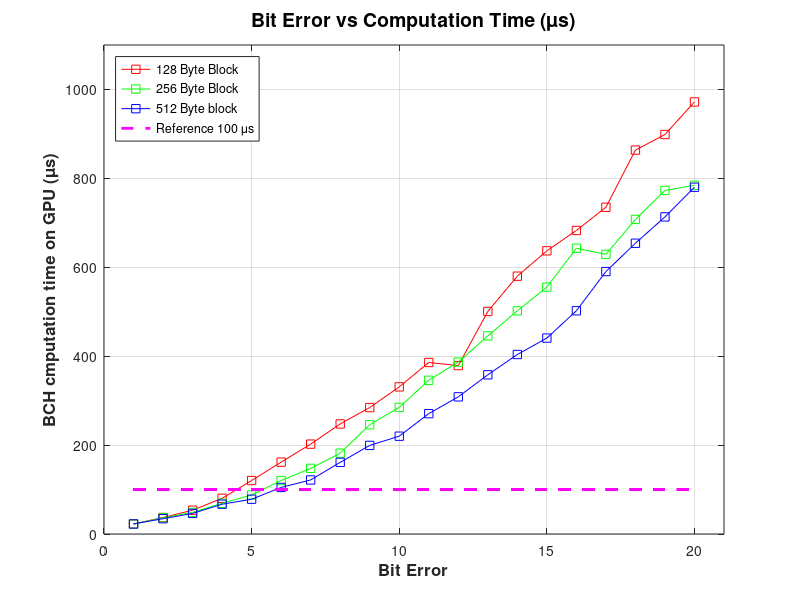
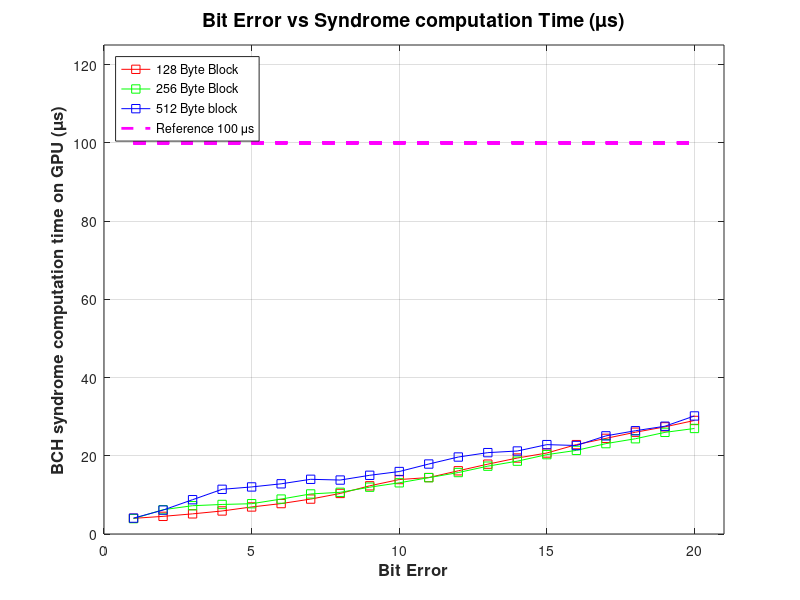
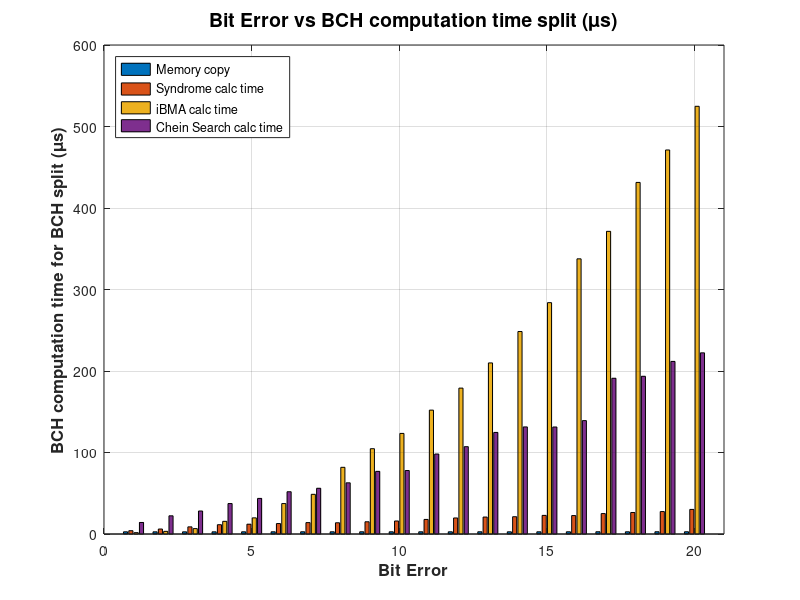

Recreate these plots in MATLAB, in order.
% This function is to plot total latency taken for different error correction
% and block sizes

max = 20;
err_x = [1:max];

b128_h2d     = ones(1,max);
b128_d2h     = ones(1,max);
b128_synd    = ones(1,max);
b128_keyq    = ones(1,max);
b128_csearch = ones(1,max);

b256_h2d     = ones(1,max);
b256_d2h     = ones(1,max);
b256_synd    = ones(1,max);
b256_keyq    = ones(1,max);
b256_csearch = ones(1,max);

b512_h2d     = ones(1,max);
b512_d2h     = ones(1,max);
b512_synd    = ones(1,max);
b512_keyq    = ones(1,max);
b512_csearch = ones(1,max);

% Data from the cuda

 b128_h2d(1) = 0.960000;
 b128_d2h(1) = 1.760000;
 b128_synd(1) = 4.000000;
 b128_keyq(1) = 1.792000;
 b128_csearch(1) = 13.983000;

 b256_h2d(1) = 0.992000;
 b256_d2h(1) = 1.728000;
 b256_synd(1) = 3.935000;
 b256_keyq(1) = 1.664000;
 b256_csearch(1) = 14.048000;

 b512_h2d(1) = 0.992000;
 b512_d2h(1) = 1.728000;
 b512_synd(1) = 4.064000;
 b512_keyq(1) = 1.664000;
 b512_csearch(1) = 14.143000;

 b128_h2d(2) = 0.960000;
 b128_d2h(2) = 1.760000;
 b128_synd(2) = 4.512000;
 b128_keyq(2) = 6.784000;
 b128_csearch(2) = 23.136000;

 b256_h2d(2) = 0.928000;
 b256_d2h(2) = 1.728000;
 b256_synd(2) = 6.208000;
 b256_keyq(2) = 4.800000;
 b256_csearch(2) = 22.784000;

 b512_h2d(2) = 0.960000;
 b512_d2h(2) = 1.728000;
 b512_synd(2) = 6.112000;
 b512_keyq(2) = 3.264000;
 b512_csearch(2) = 22.335000;

 b128_h2d(3) = 0.960000;
 b128_d2h(3) = 1.760000;
 b128_synd(3) = 5.152000;
 b128_keyq(3) = 17.440000;
 b128_csearch(3) = 28.191000;

 b256_h2d(3) = 0.960000;
 b256_d2h(3) = 1.760000;
 b256_synd(3) = 7.232000;
 b256_keyq(3) = 11.072000;
 b256_csearch(3) = 27.520000;

 b512_h2d(3) = 0.960000;
 b512_d2h(3) = 1.728000;
 b512_synd(3) = 8.768000;
 b512_keyq(3) = 6.624000;
 b512_csearch(3) = 28.223000;

 b128_h2d(4) = 0.960000;
 b128_d2h(4) = 1.760000;
 b128_synd(4) = 5.888000;
 b128_keyq(4) = 31.455000;
 b128_csearch(4) = 40.223000;

 b256_h2d(4) = 0.960000;
 b256_d2h(4) = 1.760000;
 b256_synd(4) = 7.551000;
 b256_keyq(4) = 20.768000;
 b256_csearch(4) = 38.080000;

 b512_h2d(4) = 0.960000;
 b512_d2h(4) = 1.728000;
 b512_synd(4) = 11.424000;
 b512_keyq(4) = 15.551000;
 b512_csearch(4) = 37.376000;

 b128_h2d(5) = 0.992000;
 b128_d2h(5) = 1.792000;
 b128_synd(5) = 6.912000;
 b128_keyq(5) = 52.288000;
 b128_csearch(5) = 58.303000;

 b256_h2d(5) = 0.992000;
 b256_d2h(5) = 1.760000;
 b256_synd(5) = 7.744000;
 b256_keyq(5) = 33.056000;
 b256_csearch(5) = 44.287000;

 b512_h2d(5) = 0.960000;
 b512_d2h(5) = 1.760000;
 b512_synd(5) = 12.031000;
 b512_keyq(5) = 19.808000;
 b512_csearch(5) = 43.680000;

 b128_h2d(6) = 0.960000;
 b128_d2h(6) = 1.792000;
 b128_synd(6) = 7.776000;
 b128_keyq(6) = 83.743000;
 b128_csearch(6) = 67.423000;

 b256_h2d(6) = 0.960000;
 b256_d2h(6) = 1.760000;
 b256_synd(6) = 8.928000;
 b256_keyq(6) = 56.256000;
 b256_csearch(6) = 52.384000;

 b512_h2d(6) = 0.960000;
 b512_d2h(6) = 1.760000;
 b512_synd(6) = 12.832000;
 b512_keyq(6) = 37.344000;
 b512_csearch(6) = 51.871000;

 b128_h2d(7) = 0.992000;
 b128_d2h(7) = 1.856000;
 b128_synd(7) = 8.928000;
 b128_keyq(7) = 115.103000;
 b128_csearch(7) = 75.296000;

 b256_h2d(7) = 1.088000;
 b256_d2h(7) = 1.760000;
 b256_synd(7) = 10.240000;
 b256_keyq(7) = 74.655000;
 b256_csearch(7) = 59.903000;

 b512_h2d(7) = 0.960000;
 b512_d2h(7) = 1.792000;
 b512_synd(7) = 13.984000;
 b512_keyq(7) = 48.703000;
 b512_csearch(7) = 56.128000;

 b128_h2d(8) = 0.960000;
 b128_d2h(8) = 1.856000;
 b128_synd(8) = 10.368000;
 b128_keyq(8) = 150.495000;
 b128_csearch(8) = 83.935000;

 b256_h2d(8) = 0.960000;
 b256_d2h(8) = 1.760000;
 b256_synd(8) = 10.656000;
 b256_keyq(8) = 99.519000;
 b256_csearch(8) = 68.864000;

 b512_h2d(8) = 0.960000;
 b512_d2h(8) = 1.760000;
 b512_synd(8) = 13.792000;
 b512_keyq(8) = 81.823000;
 b512_csearch(8) = 62.815000;

 b128_h2d(9) = 0.992000;
 b128_d2h(9) = 1.856000;
 b128_synd(9) = 12.320000;
 b128_keyq(9) = 192.830000;
 b128_csearch(9) = 76.447000;

 b256_h2d(9) = 0.959000;
 b256_d2h(9) = 1.792000;
 b256_synd(9) = 11.968000;
 b256_keyq(9) = 136.799000;
 b256_csearch(9) = 94.304000;

 b512_h2d(9) = 0.960000;
 b512_d2h(9) = 1.792000;
 b512_synd(9) = 15.008000;
 b512_keyq(9) = 104.671000;
 b512_csearch(9) = 76.864000;

 b128_h2d(10) = 0.992000;
 b128_d2h(10) = 1.888000;
 b128_synd(10) = 13.920000;
 b128_keyq(10) = 229.567000;
 b128_csearch(10) = 84.575000;

 b256_h2d(10) = 0.960000;
 b256_d2h(10) = 2.048000;
 b256_synd(10) = 13.088000;
 b256_keyq(10) = 164.702000;
 b256_csearch(10) = 104.032000;

 b512_h2d(10) = 0.960000;
 b512_d2h(10) = 1.760000;
 b512_synd(10) = 15.968000;
 b512_keyq(10) = 123.423000;
 b512_csearch(10) = 77.888000;

 b128_h2d(11) = 0.960000;
 b128_d2h(11) = 1.888000;
 b128_synd(11) = 14.432000;
 b128_keyq(11) = 264.127000;
 b128_csearch(11) = 104.415000;

 b256_h2d(11) = 0.960000;
 b256_d2h(11) = 1.824000;
 b256_synd(11) = 14.400000;
 b256_keyq(11) = 200.574000;
 b256_csearch(11) = 128.095000;

 b512_h2d(11) = 0.928000;
 b512_d2h(11) = 1.792000;
 b512_synd(11) = 17.888000;
 b512_keyq(11) = 152.000000;
 b512_csearch(11) = 98.143000;

 b128_h2d(12) = 0.992000;
 b128_d2h(12) = 1.920000;
 b128_synd(12) = 16.160000;
 b128_keyq(12) = 247.359000;
 b128_csearch(12) = 112.447000;

 b256_h2d(12) = 0.960000;
 b256_d2h(12) = 1.824000;
 b256_synd(12) = 15.712000;
 b256_keyq(12) = 235.902000;
 b256_csearch(12) = 132.288000;

 b512_h2d(12) = 0.960000;
 b512_d2h(12) = 1.760000;
 b512_synd(12) = 19.680000;
 b512_keyq(12) = 179.007000;
 b512_csearch(12) = 107.167000;

 b128_h2d(13) = 0.992000;
 b128_d2h(13) = 1.984000;
 b128_synd(13) = 17.856000;
 b128_keyq(13) = 345.950000;
 b128_csearch(13) = 133.791000;

 b256_h2d(13) = 0.960000;
 b256_d2h(13) = 1.823000;
 b256_synd(13) = 17.344000;
 b256_keyq(13) = 271.038000;
 b256_csearch(13) = 154.464000;

 b512_h2d(13) = 0.960000;
 b512_d2h(13) = 1.792000;
 b512_synd(13) = 20.800000;
 b512_keyq(13) = 209.920000;
 b512_csearch(13) = 124.639000;

 b128_h2d(14) = 0.960000;
 b128_d2h(14) = 1.952000;
 b128_synd(14) = 19.424000;
 b128_keyq(14) = 415.933000;
 b128_csearch(14) = 141.695000;

 b256_h2d(14) = 0.960000;
 b256_d2h(14) = 1.856000;
 b256_synd(14) = 18.624000;
 b256_keyq(14) = 321.439000;
 b256_csearch(14) = 159.104000;

 b512_h2d(14) = 0.960000;
 b512_d2h(14) = 1.760000;
 b512_synd(14) = 21.216000;
 b512_keyq(14) = 248.447000;
 b512_csearch(14) = 131.392000;

 b128_h2d(15) = 0.960000;
 b128_d2h(15) = 2.016000;
 b128_synd(15) = 20.704000;
 b128_keyq(15) = 468.575000;
 b128_csearch(15) = 144.735000;

 b256_h2d(15) = 0.960000;
 b256_d2h(15) = 1.824000;
 b256_synd(15) = 20.288000;
 b256_keyq(15) = 368.160000;
 b256_csearch(15) = 164.096000;

 b512_h2d(15) = 0.960000;
 b512_d2h(15) = 1.760000;
 b512_synd(15) = 22.848000;
 b512_keyq(15) = 283.872000;
 b512_csearch(15) = 131.296000;

 b128_h2d(16) = 1.024000;
 b128_d2h(16) = 2.016000;
 b128_synd(16) = 22.848000;
 b128_keyq(16) = 504.062000;
 b128_csearch(16) = 152.864000;

 b256_h2d(16) = 0.960000;
 b256_d2h(16) = 1.856000;
 b256_synd(16) = 21.376000;
 b256_keyq(16) = 441.887000;
 b256_csearch(16) = 176.704000;

 b512_h2d(16) = 0.960000;
 b512_d2h(16) = 1.792000;
 b512_synd(16) = 22.624000;
 b512_keyq(16) = 337.632000;
 b512_csearch(16) = 139.136000;

 b128_h2d(17) = 0.992000;
 b128_d2h(17) = 2.048000;
 b128_synd(17) = 24.448000;
 b128_keyq(17) = 531.328000;
 b128_csearch(17) = 176.192000;

 b256_h2d(17) = 0.992000;
 b256_d2h(17) = 1.856000;
 b256_synd(17) = 23.104000;
 b256_keyq(17) = 445.407000;
 b256_csearch(17) = 157.696000;

 b512_h2d(17) = 0.992000;
 b512_d2h(17) = 1.792000;
 b512_synd(17) = 25.088000;
 b512_keyq(17) = 371.359000;
 b512_csearch(17) = 191.104000;

 b128_h2d(18) = 0.992000;
 b128_d2h(18) = 2.048000;
 b128_synd(18) = 26.016000;
 b128_keyq(18) = 659.295000;
 b128_csearch(18) = 175.232000;

 b256_h2d(18) = 1.024000;
 b256_d2h(18) = 1.888000;
 b256_synd(18) = 24.352000;
 b256_keyq(18) = 523.775000;
 b256_csearch(18) = 156.575000;

 b512_h2d(18) = 0.960000;
 b512_d2h(18) = 1.792000;
 b512_synd(18) = 26.400000;
 b512_keyq(18) = 431.391000;
 b512_csearch(18) = 193.535000;

 b128_h2d(19) = 0.992000;
 b128_d2h(19) = 2.048000;
 b128_synd(19) = 27.392000;
 b128_keyq(19) = 668.256000;
 b128_csearch(19) = 199.936000;

 b256_h2d(19) = 0.992000;
 b256_d2h(19) = 1.856000;
 b256_synd(19) = 25.984000;
 b256_keyq(19) = 571.676000;
 b256_csearch(19) = 172.352000;

 b512_h2d(19) = 0.960000;
 b512_d2h(19) = 1.824000;
 b512_synd(19) = 27.552000;
 b512_keyq(19) = 471.200000;
 b512_csearch(19) = 211.776000;

 b128_h2d(20) = 0.992000;
 b128_d2h(20) = 2.112000;
 b128_synd(20) = 29.024000;
 b128_keyq(20) = 723.426000;
 b128_csearch(20) = 216.385000;

 b256_h2d(20) = 0.960000;
 b256_d2h(20) = 1.888000;
 b256_synd(20) = 26.976000;
 b256_keyq(20) = 568.033000;
 b256_csearch(20) = 186.624000;

 b512_h2d(20) = 0.960000;
 b512_d2h(20) = 1.824000;
 b512_synd(20) = 30.176000;
 b512_keyq(20) = 524.801000;
 b512_csearch(20) = 222.304000;

% Add all of the data together
b128 = b128_h2d+b128_d2h+b128_synd+b128_keyq+b128_csearch;
b256 = b256_h2d+b256_d2h+b256_synd+b256_keyq+b256_csearch;
b512 = b512_h2d+b512_d2h+b512_synd+b512_keyq+b512_csearch;

c128 = [b128_d2h+b128_h2d;b128_synd;b128_keyq;b128_csearch];
c512 = [b512_d2h+b512_h2d;b512_synd;b512_keyq;b512_csearch];
c100 = ones(max)*100;

% Plot the graph for all computation time 
f = figure(1);
plot(err_x,b128,'-sr',err_x,b256,'-sg',err_x,b512,'-sb',err_x,c100,'--m','LineWidth',2);
legend('128 Byte Block','256 Byte Block','512 Byte block','Reference 100 \mus','Location','northwest');
grid on;
xlabel('Bit Error','fontweight','bold','fontsize',12);
ylabel('BCH cmputation time on GPU (\mus)','fontweight','bold','fontsize',12);
title('Bit Error vs Computation Time (\mus)','fontweight','bold','fontsize',14);
axis([0,max+1,0,1100]);
saveas(f,'Bit_error_comp_time.jpg','jpg');

%% Plot the syndrome generator  
f = figure(2);
plot(err_x,b128_synd,'-sr',err_x,b256_synd,'-sg',err_x,b512_synd,'-sb',err_x,c100,'--m','LineWidth',2);
legend('128 Byte Block','256 Byte Block','512 Byte block','Reference 100 \mus','Location','northwest');
grid on;
xlabel('Bit Error','fontweight','bold','fontsize',12);
ylabel('BCH syndrome computation time on GPU (\mus)','fontweight','bold','fontsize',12);
title('Bit Error vs Syndrome computation Time (\mus)','fontweight','bold','fontsize',14);
axis([0,max+1,0,125]);
saveas(f,'Bit_error_synd_time.jpg','jpg');

% Plot the BAR grapsh
f=figure(3);
bar(c512');
grid on;
legend('Memory copy','Syndrome calc time ','iBMA calc time','Chein Search calc time','Location','northwest');
xlabel('Bit Error','fontweight','bold','fontsize',12);
ylabel('BCH computation time for BCH split (\mus)','fontweight','bold','fontsize',12);
title('Bit Error vs BCH computation time split (\mus)','fontweight','bold','fontsize',14);
axis([0,max+1,0,600]);
saveas(f,'Bit_error_bar_gpu_time.jpg','jpg');
